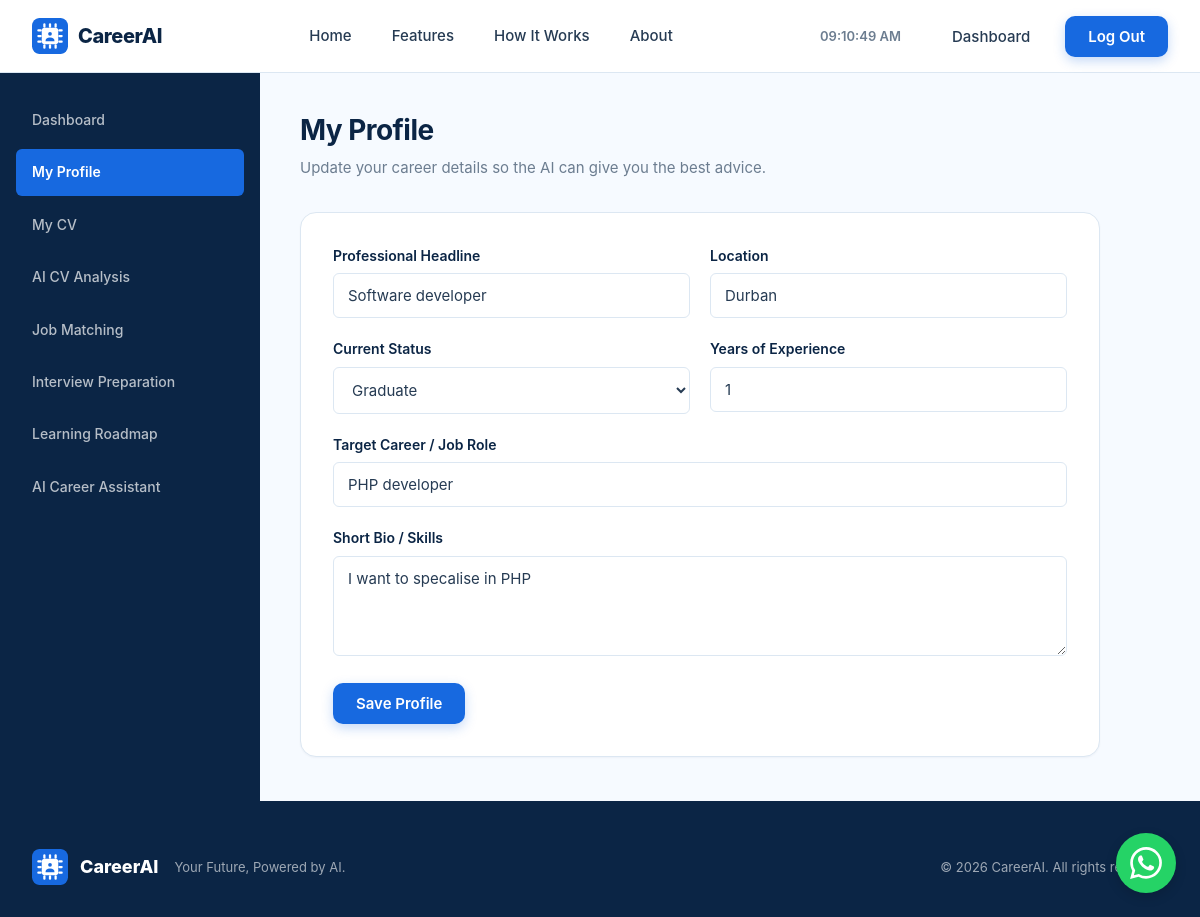
The page /pages/profile.php (signed in) on the database its author committed.
### tables this page shows
CREATE TABLE `profiles` (
  `id` int(10) UNSIGNED NOT NULL,
  `user_id` int(10) UNSIGNED NOT NULL,
  `current_status` enum('high_school','university','graduate','professional') NOT NULL DEFAULT 'university',
  `headline` varchar(100) NOT NULL DEFAULT '',
  `bio` text NOT NULL,
  `location` varchar(100) NOT NULL DEFAULT '',
  `career_goal` varchar(100) NOT NULL DEFAULT '',
  `years_experience` tinyint(3) UNSIGNED NOT NULL DEFAULT 0,
  `matric_subjects` varchar(255) NOT NULL DEFAULT '',
  `matric_aps` tinyint(3) UNSIGNED NOT NULL DEFAULT 0,
  `created_at` datetime NOT NULL DEFAULT current_timestamp(),
  `updated_at` datetime NOT NULL DEFAULT current_timestamp() ON UPDATE current_timestamp()
);

### includes/functions.php (called while the page is built, shortened)
<?php
function url($path = '')
{
    $path = ltrim($path, '/');
    return rtrim(SITE_URL, '/') . '/' . $path;
}
function e($value)
{
    return htmlspecialchars((string) $value, ENT_QUOTES, 'UTF-8');
}

### pages/profile.php (the view, shortened to what this page needs)
<?php
require_once __DIR__ . '/../config/database.php';
$userId = $_SESSION['user_id'];
$stmt = $conn->prepare('SELECT * FROM profiles WHERE user_id = ? LIMIT 1');
$stmt->bind_param('i', $userId);
$stmt->execute();
$profile = $stmt->get_result()->fetch_assoc();
$current_status   = $profile['current_status'] ?? 'university';
$headline         = $profile['headline'] ?? '';
$bio              = $profile['bio'] ?? '';
$location         = $profile['location'] ?? '';
$career_goal      = $profile['career_goal'] ?? '';
$years_experience = $profile['years_experience'] ?? 0;
require_once __DIR__ . '/../includes/header.php';
?>
<div class="dashboard-wrapper">
    <?php require_once __DIR__ . '/../includes/dashboard_sidebar.php'; ?>
    <main class="dash-content" id="main-content">
        <div class="dash-header">
            <h1>My Profile</h1>
            <p>Update your career details so the AI can give you the best advice.</p>
        </div>
        <div class="dash-card">
            <form method="POST" action="<?php echo url('pages/profile.php'); ?>">
                <div class="form-row-2">
                    <div class="form-group">
                        <label for="headline">Professional Headline</label>
                        <input type="text" id="headline" name="headline" value="<?php echo e($headline); ?>" placeholder="e.g. Aspiring Software Developer" required>
                    </div>
                    <div class="form-group">
                        <label for="location">Location</label>
                        <input type="text" id="location" name="location" value="<?php echo e($location); ?>" placeholder="e.g. Johannesburg, SA">
                    </div>
                </div>
                <div class="form-row-2">
                    <div class="form-group">
                        <label for="current_status">Current Status</label>
                        <select id="current_status" name="current_status">
                            <option value="graduate" <?php echo $current_status === 'graduate' ? 'selected' : ''; ?>>Graduate</option>
                        </select>
                    </div>
                    <div class="form-group">
                        <label for="years_experience">Years of Experience</label>
                        <input type="number" id="years_experience" name="years_experience" value="<?php echo e($years_experience); ?>" min="0" max="50">
                    </div>
                </div>
                <div class="form-group">
                    <label for="career_goal">Target Career / Job Role</label>
                    <input type="text" id="career_goal" name="career_goal" value="<?php echo e($career_goal); ?>" placeholder="e.g. Junior PHP Developer" required>
                </div>
                <div class="form-group">
                    <label for="bio">Short Bio / Skills</label>
                    <textarea id="bio" name="bio" placeholder="Tell us a bit about your background, your skills (e.g. PHP, MySQL, JavaScript), and what you want to achieve..."><?php echo e($bio); ?></textarea>
                </div>
                <button type="submit" class="btn btn-primary">Save Profile</button>
            </form>
        </div>
    </main>
</div>
<?php require_once __DIR__ . '/../includes/footer.php'; ?>

### assets/css/style.css (style rules this page uses)
*, *::before, *::after { box-sizing: border-box; margin: 0; padding: 0; }
:root { --primary-blue: #1769E0; --primary-blue-dark: #1257C0; --dark-navy: #0B2545; --light-blue: #EDF5FF; --very-light-bg: #F6FAFF; --white: #FFFFFF; --main-text: #263B53; --secondary-text: #6C7D90; --success-green: #19A86B; --purple-accent: #7654D6; --border-color: #DCE7F2; --shadow-sm: 0 1px 2px rgba(11, 37, 69, 0.04); --shadow-md: 0 4px 12px rgba(11, 37, 69, 0.06); --shadow-lg: 0 12px 32px rgba(11, 37, 69, 0.10); --shadow-xl: 0 24px 60px rgba(11, 37, 69, 0.12); --radius-sm: 6px; --radius-md: 10px; --radius-lg: 16px; --radius-xl: 24px; }
html { scroll-behavior: smooth; -webkit-text-size-adjust: 100%; }
body { font-family: 'Inter', -apple-system, BlinkMacSystemFont, 'Segoe UI', Roboto, 'Helvetica Neue', Arial, sans-serif; font-size: 16px; line-height: 1.6; color: var(--main-text); background-color: var(--white); -webkit-font-smoothing: antialiased; -moz-osx-font-smoothing: grayscale; }
h1, h2, h3, h4, h5, h6 { color: var(--dark-navy); font-weight: 700; line-height: 1.25; letter-spacing: -0.02em; }
.btn { display: inline-flex; align-items: center; justify-content: center; gap: 8px; font-family: inherit; font-size: 15px; font-weight: 600; line-height: 1; padding: 12px 22px; border-radius: var(--radius-md); border: 1px solid transparent; cursor: pointer; transition: all 0.2s ease; white-space: nowrap; }
.btn-primary { background-color: var(--primary-blue); color: var(--white); box-shadow: 0 4px 12px rgba(23, 105, 224, 0.25); }

### assets/css/dashboard.css (style rules this page uses)
.dashboard-wrapper { display: flex; min-height: calc(100vh - 72px); background-color: var(--very-light-bg); }
.dash-content { flex: 1; padding: 40px; overflow-y: auto; }
.dash-header { margin-bottom: 32px; }
.dash-header h1 { font-size: 28px; color: var(--dark-navy); margin-bottom: 8px; }
.dash-header p { color: var(--secondary-text); font-size: 15px; }
.dash-card { background-color: var(--white); border: 1px solid var(--border-color); border-radius: var(--radius-lg); padding: 32px; box-shadow: var(--shadow-sm); max-width: 800px; }
.dash-card .form-group { margin-bottom: 20px; }
.dash-card label { display: block; font-size: 14px; font-weight: 600; color: var(--dark-navy); margin-bottom: 6px; }
.dash-card input[type="text"], .dash-card input[type="number"], .dash-card select, .dash-card textarea { width: 100%; padding: 12px 14px; font-size: 15px; font-family: inherit; color: var(--main-text); background-color: var(--white); border: 1px solid var(--border-color); border-radius: var(--radius-sm); transition: border-color 0.2s ease; }
.dash-card textarea { resize: vertical; min-height: 100px; }
.form-row-2 { display: grid; grid-template-columns: 1fr 1fr; gap: 20px; }

### rows shown on the page
profiles: headline "Software developer", location "Durban", current_status "Graduate", years_experience "1", career_goal "PHP developer", bio "I want to specalise in PHP"

### other values the page prints
SITE_NAME "CareerAI"
SITE_TAGLINE "Your Future, Powered by AI"
